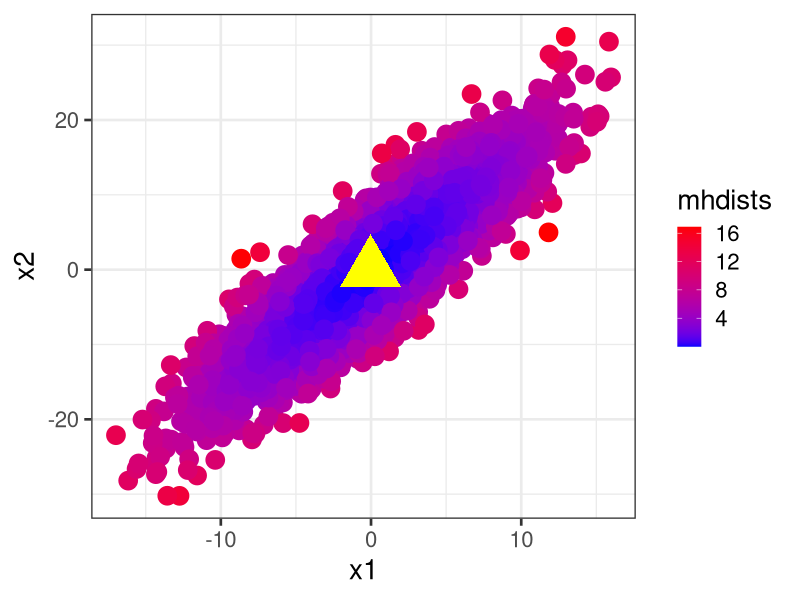
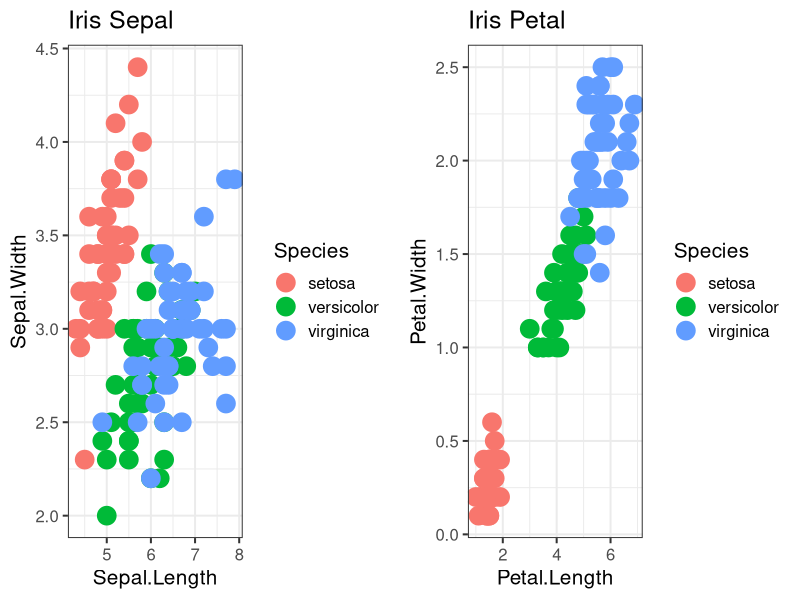
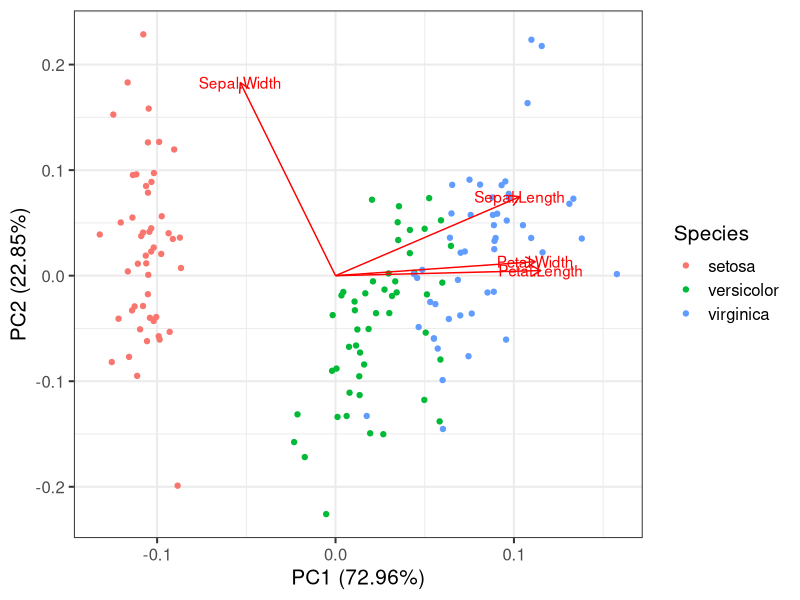
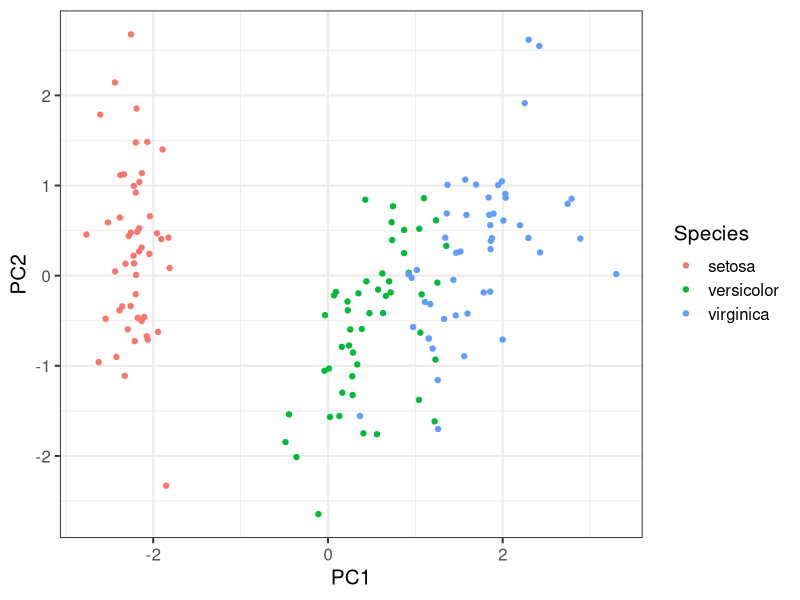

The R source for these figures, in order:
## ---- chunk 1
var(iris[,-5])
## ---- chunk 2
cor(iris[,-5])
## ---- chunk 3
set.seed(1234)
library(ggplot2)
x1 <- rnorm(5000, sd=5)
x2 <- x1 * 1.5 + rnorm(5000, sd=4)
means <- c(mean(x1), mean(x2))
myMatrix <- cbind(x1, x2)
VCV <- var(myMatrix)
mhdists <- mahalanobis(myMatrix, means, VCV)
qplot(x1,x2, color=mhdists, size=I(6)) + 
  annotate(x=mean(x1), y=mean(x2), color="yellow", geom="point", size=15, shape=17) +  
  theme_bw(20) + 
  scale_color_continuous(low = "blue", high="red")
## ---- chunk 4
means <- c(mean(x1), mean(x2))
myMatrix <- cbind(x1, x2)
VCV <- var(myMatrix)
## ---- chunk 5
mhdists <- mahalanobis(myMatrix, means, VCV)
mhdists[1:4]
## ---- chunk 6
var1 <- rnorm(5); var2 <- rnorm(5)
myMatrix <- cbind(var1,var2); head(myMatrix, 3)
dist(myMatrix)
## ---- chunk 7
library(ggplot2)
library(gridExtra)
theme_set(theme_bw(15))
sepal<-qplot(Sepal.Length, Sepal.Width, data=iris, color=Species, main="Iris Sepal", size=I(6))
petal<-qplot(Petal.Length, Petal.Width, data=iris, color=Species, main="Iris Petal", size=I(6))
grid.arrange(sepal, petal, nrow=1)
## ---- chunk 8
irisPCA <- prcomp(iris[,1:4], 
                  scale=TRUE, center=TRUE)

#note both of these are equivalent

irisPCA <- prcomp(~Sepal.Length + Petal.Length + Petal.Width + Sepal.Width, 
                  data=iris, 
                  scale=TRUE, center=TRUE)
## ---- chunk 9
irisPCA
summary(irisPCA)
## ---- chunk 10
library(ggfortify)
autoplot(irisPCA, data=iris, colour="Species", loadings=TRUE, loadings.label=TRUE)
## ---- chunk 11
head(irisPCA$x)
## ---- chunk 12
forPlot <- data.frame(irisPCA$x, Species=iris$Species)
ggplot(data = forPlot, mapping=aes(x=PC1, y=PC2, color=Species)) + geom_point()
